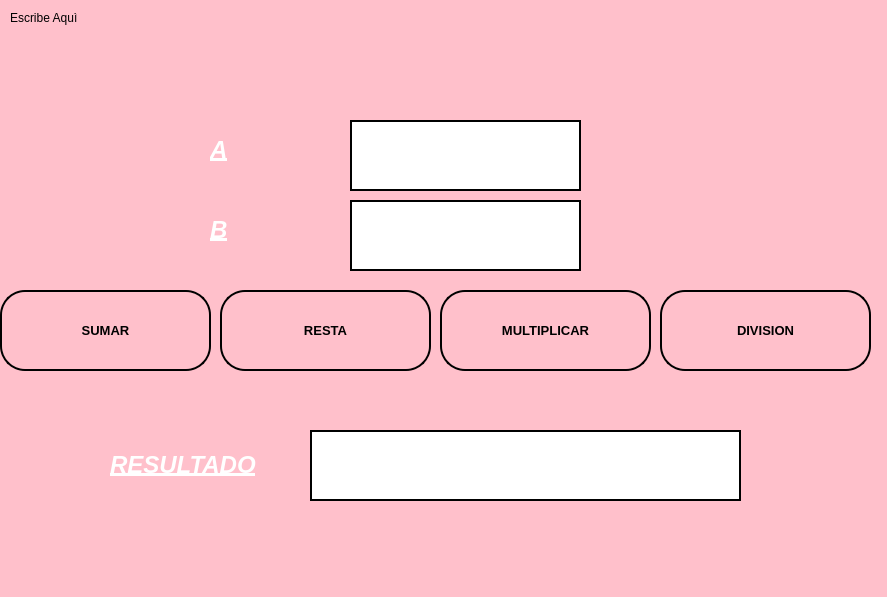
<?xml version="1.0" encoding="UTF-8"?>
<ui version="4.0">
 <class>MainWindow</class>
 <widget class="QMainWindow" name="MainWindow">
  <property name="geometry">
   <rect>
    <x>0</x>
    <y>0</y>
    <width>887</width>
    <height>597</height>
   </rect>
  </property>
  <property name="windowTitle">
   <string>MainWindow</string>
  </property>
  <property name="styleSheet">
   <string notr="true">background-color: pink;
</string>
  </property>
  <widget class="QWidget" name="centralwidget">
   <widget class="QLabel" name="label_2">
    <property name="geometry">
     <rect>
      <x>10</x>
      <y>10</y>
      <width>81</width>
      <height>16</height>
     </rect>
    </property>
    <property name="text">
     <string>Escribe Aquì</string>
    </property>
   </widget>
   <widget class="QLabel" name="label_4">
    <property name="geometry">
     <rect>
      <x>110</x>
      <y>450</y>
      <width>191</width>
      <height>31</height>
     </rect>
    </property>
    <property name="text">
     <string>&lt;html&gt;&lt;head/&gt;&lt;body&gt;&lt;p&gt;&lt;span style=&quot; font-size:18pt; font-weight:600; font-style:italic; text-decoration: underline; color:#ffffff;&quot;&gt;RESULTADO&lt;/span&gt;&lt;/p&gt;&lt;/body&gt;&lt;/html&gt;</string>
    </property>
   </widget>
   <widget class="QLineEdit" name="B">
    <property name="geometry">
     <rect>
      <x>350</x>
      <y>200</y>
      <width>231</width>
      <height>71</height>
     </rect>
    </property>
    <property name="font">
     <font>
      <pointsize>25</pointsize>
      <weight>75</weight>
      <bold>true</bold>
     </font>
    </property>
    <property name="styleSheet">
     <string notr="true">background-color: white;
border: 2px solid black;
</string>
    </property>
   </widget>
   <widget class="QLineEdit" name="txt_resultado">
    <property name="geometry">
     <rect>
      <x>310</x>
      <y>430</y>
      <width>431</width>
      <height>71</height>
     </rect>
    </property>
    <property name="font">
     <font>
      <pointsize>25</pointsize>
      <weight>75</weight>
      <bold>true</bold>
     </font>
    </property>
    <property name="styleSheet">
     <string notr="true">background-color: white;
border: 2px solid black;
</string>
    </property>
   </widget>
   <widget class="QLabel" name="xd">
    <property name="geometry">
     <rect>
      <x>210</x>
      <y>130</y>
      <width>41</width>
      <height>41</height>
     </rect>
    </property>
    <property name="text">
     <string>&lt;html&gt;&lt;head/&gt;&lt;body&gt;&lt;p&gt;&lt;span style=&quot; font-size:18pt; font-weight:600; font-style:italic; text-decoration: underline; color:#ffffff;&quot;&gt;A&lt;/span&gt;&lt;/p&gt;&lt;/body&gt;&lt;/html&gt;</string>
    </property>
   </widget>
   <widget class="QLabel" name="xdd">
    <property name="geometry">
     <rect>
      <x>210</x>
      <y>210</y>
      <width>41</width>
      <height>41</height>
     </rect>
    </property>
    <property name="text">
     <string>&lt;html&gt;&lt;head/&gt;&lt;body&gt;&lt;p&gt;&lt;span style=&quot; font-size:18pt; font-weight:600; font-style:italic; text-decoration: underline; color:#ffffff;&quot;&gt;B&lt;/span&gt;&lt;/p&gt;&lt;/body&gt;&lt;/html&gt;</string>
    </property>
   </widget>
   <widget class="QPushButton" name="btn_suma">
    <property name="geometry">
     <rect>
      <x>0</x>
      <y>290</y>
      <width>211</width>
      <height>81</height>
     </rect>
    </property>
    <property name="font">
     <font>
      <pointsize>10</pointsize>
      <weight>75</weight>
      <bold>true</bold>
     </font>
    </property>
    <property name="styleSheet">
     <string notr="true">background-color: pink;
border-radius: 25px;
border: 2px solid black;
</string>
    </property>
    <property name="text">
     <string>SUMAR</string>
    </property>
   </widget>
   <widget class="QLineEdit" name="A">
    <property name="geometry">
     <rect>
      <x>350</x>
      <y>120</y>
      <width>231</width>
      <height>71</height>
     </rect>
    </property>
    <property name="font">
     <font>
      <pointsize>25</pointsize>
      <weight>75</weight>
      <bold>true</bold>
     </font>
    </property>
    <property name="styleSheet">
     <string notr="true">background-color: white;
border: 2px solid black;
</string>
    </property>
    <property name="text">
     <string/>
    </property>
   </widget>
   <widget class="QPushButton" name="btn_resta">
    <property name="geometry">
     <rect>
      <x>220</x>
      <y>290</y>
      <width>211</width>
      <height>81</height>
     </rect>
    </property>
    <property name="font">
     <font>
      <pointsize>10</pointsize>
      <weight>75</weight>
      <bold>true</bold>
     </font>
    </property>
    <property name="styleSheet">
     <string notr="true">background-color: pink;
border-radius: 25px;
border: 2px solid black;
</string>
    </property>
    <property name="text">
     <string>RESTA</string>
    </property>
   </widget>
   <widget class="QPushButton" name="btn_multiplicar">
    <property name="geometry">
     <rect>
      <x>440</x>
      <y>290</y>
      <width>211</width>
      <height>81</height>
     </rect>
    </property>
    <property name="font">
     <font>
      <pointsize>10</pointsize>
      <weight>75</weight>
      <bold>true</bold>
     </font>
    </property>
    <property name="styleSheet">
     <string notr="true">background-color: pink;
border-radius: 25px;
border: 2px solid black;
</string>
    </property>
    <property name="text">
     <string>MULTIPLICAR</string>
    </property>
   </widget>
   <widget class="QPushButton" name="btn_division">
    <property name="geometry">
     <rect>
      <x>660</x>
      <y>290</y>
      <width>211</width>
      <height>81</height>
     </rect>
    </property>
    <property name="font">
     <font>
      <pointsize>10</pointsize>
      <weight>75</weight>
      <bold>true</bold>
     </font>
    </property>
    <property name="styleSheet">
     <string notr="true">background-color: pink;
border-radius: 25px;
border: 2px solid black;
</string>
    </property>
    <property name="text">
     <string>DIVISION</string>
    </property>
   </widget>
  </widget>
  <widget class="QMenuBar" name="menubar">
   <property name="geometry">
    <rect>
     <x>0</x>
     <y>0</y>
     <width>887</width>
     <height>26</height>
    </rect>
   </property>
  </widget>
  <widget class="QStatusBar" name="statusbar"/>
 </widget>
 <resources/>
 <connections/>
</ui>
